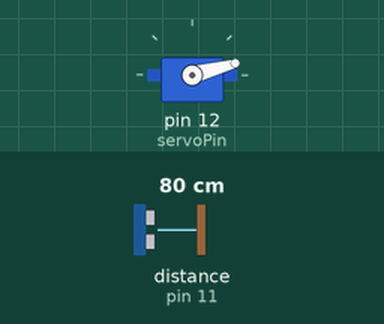
Recording of a sketch running on a simulated Arduino Uno, built with avr-gcc and run on an emulated ATmega328P. Shown: servo. Wiring (inferred from the names in the program): ultrasonic range finder: trigger pin 10; echo pin 11. Inputs (shaded band) come from the test bench; at power-on: distance to the obstacle (sensor on pin 11) 80 cm. The echo pulse lasts 58.3 µs per cm; what the sketch prints to the serial monitor is not drawn.

Above: at 0.01 s.
1.3 s: distance to the obstacle (sensor on pin 11) set to 2 cm
At 1.9 s:
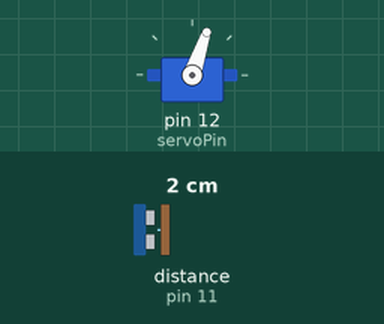
4.3 s: distance to the obstacle (sensor on pin 11) set to 299 cm
At 5.17 s:
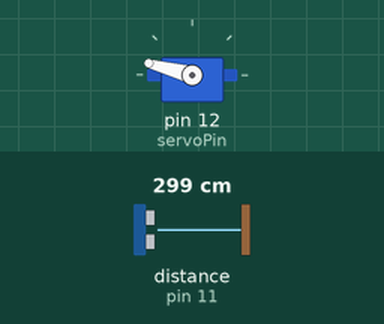
7.3 s: distance to the obstacle (sensor on pin 11) set to 4 cm
At 8.0 s:
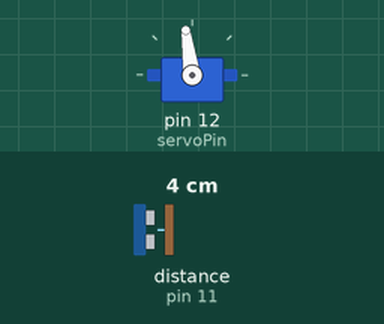
10.3 s: distance to the obstacle (sensor on pin 11) set to 35 cm
Timing chart, 0 to 14.3 s (numbered marks = the images above; inputs shaded):
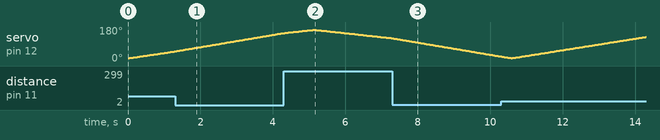

The sketch:

radar.ino
```cpp
// Includes the Servo library
#include <Servo.h>.

// Defines Tirg and Echo pins of the Ultrasonic Sensor
const int trigPin = 10;
const int echoPin = 11;
const int servoPin = 12;
// Variables for the duration and the distance
long duration;
int distance;

Servo myServo; // Creates a servo object for controlling the servo motor

void setup() {
  pinMode(trigPin, OUTPUT); // Sets the trigPin as an Output
  pinMode(echoPin, INPUT); // Sets the echoPin as an Input
  Serial.begin(9600);
  myServo.attach(servoPin); // Defines on which pin is the servo motor attached
}
void loop() {
  // rotates the servo motor from 15 to 165 degrees
  for(int i=15;i<=165;i+=1){
  myServo.write(i);
  delay(30);
  distance = calculateDistance();// Calls a function for calculating the distance measured by the Ultrasonic sensor for each degree

  Serial.print(i); // Sends the current degree into the Serial Port
  Serial.print(","); // Sends addition character right next to the previous value needed later in the Processing IDE for indexing
  Serial.print(distance); // Sends the distance value into the Serial Port
  Serial.print("."); // Sends addition character right next to the previous value needed later in the Processing IDE for indexing
  }
  // Repeats the previous lines from 165 to 15 degrees
  for(int i=165;i>15;i--){
  myServo.write(i);
  delay(30);
  distance = calculateDistance();
  Serial.print(i);
  Serial.print(",");
  Serial.print(distance);
  Serial.print(".");
  }
}
// Function for calculating the distance measured by the Ultrasonic sensor
int calculateDistance(){

  digitalWrite(trigPin, LOW);
  delayMicroseconds(2);
  // Sets the trigPin on HIGH state for 10 micro seconds
  digitalWrite(trigPin, HIGH);
  delayMicroseconds(10);
  digitalWrite(trigPin, LOW);
  duration = pulseIn(echoPin, HIGH); // Reads the echoPin, returns the sound wave travel time in microseconds
  distance= duration*0.034/2;
  return distance;
}
```
